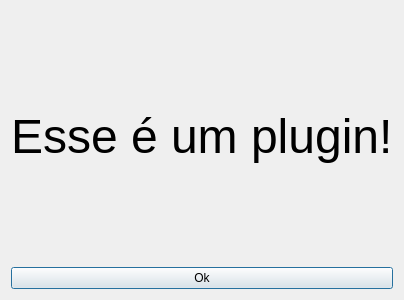
<?xml version="1.0" encoding="UTF-8"?>
<ui version="4.0">
 <class>MyDialogForm</class>
 <widget class="QDialog" name="MyDialogForm">
  <property name="geometry">
   <rect>
    <x>0</x>
    <y>0</y>
    <width>400</width>
    <height>300</height>
   </rect>
  </property>
  <property name="windowTitle">
   <string>MyDialog</string>
  </property>
  <layout class="QGridLayout" name="gridLayout">
   <item row="0" column="0">
    <widget class="QLabel" name="label">
     <property name="font">
      <font>
       <pointsize>36</pointsize>
      </font>
     </property>
     <property name="text">
      <string>Esse é um plugin!</string>
     </property>
    </widget>
   </item>
   <item row="1" column="0">
    <widget class="QPushButton" name="m_okPushButton">
     <property name="text">
      <string>Ok</string>
     </property>
    </widget>
   </item>
  </layout>
 </widget>
 <resources/>
 <connections/>
</ui>
